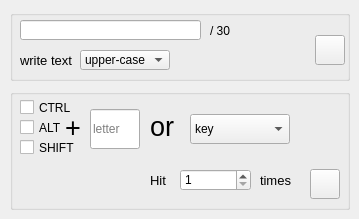
    <widget class="QWidget" name="tab_2">
     <attribute name="title">
      <string>Keyboard Control</string>
     </attribute>
     <widget class="QGroupBox" name="groupBox_5">
      <property name="geometry">
       <rect>
        <x>10</x>
        <y>10</y>
        <width>340</width>
        <height>71</height>
       </rect>
      </property>
      <property name="title">
       <string/>
      </property>
      <widget class="QPushButton" name="text">
       <property name="geometry">
        <rect>
         <x>305</x>
         <y>25</y>
         <width>30</width>
         <height>30</height>
        </rect>
       </property>
       <property name="toolTip">
        <string>&lt;html&gt;&lt;head/&gt;&lt;body&gt;&lt;p&gt;Add command&lt;/p&gt;&lt;/body&gt;&lt;/html&gt;</string>
       </property>
       <property name="text">
        <string/>
       </property>
       <property name="icon">
        <iconset resource="resources.qrc">
         <normaloff>:/resources/images/resources/images/plus.png</normaloff>:/resources/images/resources/images/plus.png</iconset>
       </property>
      </widget>
      <widget class="QLabel" name="label_14">
       <property name="geometry">
        <rect>
         <x>10</x>
         <y>40</y>
         <width>70</width>
         <height>20</height>
        </rect>
       </property>
       <property name="font">
        <font>
         <pointsize>10</pointsize>
        </font>
       </property>
       <property name="text">
        <string>write text</string>
       </property>
      </widget>
      <widget class="QComboBox" name="caseBox">
       <property name="geometry">
        <rect>
         <x>70</x>
         <y>40</y>
         <width>90</width>
         <height>20</height>
        </rect>
       </property>
       <property name="maxCount">
        <number>10</number>
       </property>
       <item>
        <property name="text">
         <string>upper-case</string>
        </property>
       </item>
       <item>
        <property name="text">
         <string>lower-case</string>
        </property>
       </item>
      </widget>
      <widget class="QLineEdit" name="plainTextEdit">
       <property name="geometry">
        <rect>
         <x>10</x>
         <y>10</y>
         <width>181</width>
         <height>20</height>
        </rect>
       </property>
       <property name="inputMask">
        <string/>
       </property>
       <property name="maxLength">
        <number>30</number>
       </property>
      </widget>
      <widget class="QLabel" name="count">
       <property name="geometry">
        <rect>
         <x>200</x>
         <y>10</y>
         <width>41</width>
         <height>21</height>
        </rect>
       </property>
       <property name="text">
        <string>/ 30</string>
       </property>
      </widget>
     </widget>
     <widget class="QGroupBox" name="groupBox_6">
      <property name="enabled">
       <bool>true</bool>
      </property>
      <property name="geometry">
       <rect>
        <x>10</x>
        <y>89</y>
        <width>340</width>
        <height>121</height>
       </rect>
      </property>
      <property name="title">
       <string/>
      </property>
      <widget class="QCheckBox" name="CTRLcheck">
       <property name="geometry">
        <rect>
         <x>10</x>
         <y>10</y>
         <width>70</width>
         <height>17</height>
        </rect>
       </property>
       <property name="text">
        <string>CTRL</string>
       </property>
      </widget>
      <widget class="QCheckBox" name="ALTcheck">
       <property name="geometry">
        <rect>
         <x>10</x>
         <y>30</y>
         <width>70</width>
         <height>17</height>
        </rect>
       </property>
       <property name="text">
        <string>ALT</string>
       </property>
      </widget>
      <widget class="QCheckBox" name="SHIFTcheck">
       <property name="geometry">
        <rect>
         <x>10</x>
         <y>50</y>
         <width>70</width>
         <height>17</height>
        </rect>
       </property>
       <property name="text">
        <string>SHIFT</string>
       </property>
      </widget>
      <widget class="QLabel" name="label_15">
       <property name="geometry">
        <rect>
         <x>55</x>
         <y>23</y>
         <width>30</width>
         <height>30</height>
        </rect>
       </property>
       <property name="font">
        <font>
         <pointsize>20</pointsize>
        </font>
       </property>
       <property name="text">
        <string>+</string>
       </property>
      </widget>
      <widget class="QLineEdit" name="letterBox">
       <property name="geometry">
        <rect>
         <x>80</x>
         <y>20</y>
         <width>50</width>
         <height>40</height>
        </rect>
       </property>
       <property name="text">
        <string/>
       </property>
       <property name="maxLength">
        <number>1</number>
       </property>
       <property name="placeholderText">
        <string>letter</string>
       </property>
      </widget>
      <widget class="QPushButton" name="shortcut">
       <property name="geometry">
        <rect>
         <x>300</x>
         <y>80</y>
         <width>30</width>
         <height>30</height>
        </rect>
       </property>
       <property name="toolTip">
        <string>&lt;html&gt;&lt;head/&gt;&lt;body&gt;&lt;p&gt;Add command&lt;/p&gt;&lt;/body&gt;&lt;/html&gt;</string>
       </property>
       <property name="text">
        <string/>
       </property>
       <property name="icon">
        <iconset resource="resources.qrc">
         <normaloff>:/resources/images/resources/images/plus.png</normaloff>:/resources/images/resources/images/plus.png</iconset>
       </property>
      </widget>
      <widget class="QLabel" name="label_17">
       <property name="geometry">
        <rect>
         <x>140</x>
         <y>25</y>
         <width>30</width>
         <height>25</height>
        </rect>
       </property>
       <property name="font">
        <font>
         <pointsize>20</pointsize>
        </font>
       </property>
       <property name="text">
        <string>or</string>
       </property>
      </widget>
      <widget class="QComboBox" name="keyBox">
       <property name="geometry">
        <rect>
         <x>180</x>
         <y>25</y>
         <width>100</width>
         <height>30</height>
        </rect>
       </property>
       <property name="currentText">
        <string>key</string>
       </property>
       <property name="maxVisibleItems">
        <number>20</number>
       </property>
       <property name="frame">
        <bool>true</bool>
       </property>
       <property name="modelColumn">
        <number>0</number>
       </property>
       <item>
        <property name="text">
         <string>key</string>
        </property>
       </item>
       <item>
        <property name="text">
         <string>Escape</string>
        </property>
       </item>
       <item>
        <property name="text">
         <string>F1</string>
        </property>
       </item>
       <item>
        <property name="text">
         <string>F2</string>
        </property>
       </item>
       <item>
        <property name="text">
         <string>F3</string>
        </property>
       </item>
       <item>
        <property name="text">
         <string>F4</string>
        </property>
       </item>
       <item>
        <property name="text">
         <string>F5</string>
        </property>
       </item>
       <item>
        <property name="text">
         <string>F6</string>
        </property>
       </item>
       <item>
        <property name="text">
         <string>F7</string>
        </property>
       </item>
       <item>
        <property name="text">
         <string>F8</string>
        </property>
       </item>
       <item>
        <property name="text">
         <string>F9</string>
        </property>
       </item>
       <item>
        <property name="text">
         <string>F10</string>
        </property>
       </item>
       <item>
        <property name="text">
         <string>F11</string>
        </property>
       </item>
       <item>
        <property name="text">
         <string>F12</string>
        </property>
       </item>
       <item>
        <property name="text">
         <string>Backspace</string>
        </property>
       </item>
       <item>
        <property name="text">
         <string>Tab</string>
        </property>
       </item>
       <item>
        <property name="text">
         <string>Return</string>
        </property>
       </item>
       <item>
        <property name="text">
         <string>Pause</string>
        </property>
       </item>
       <item>
        <property name="text">
         <string>Caps Lock</string>
        </property>
       </item>
       <item>
        <property name="text">
         <string>Space</string>
        </property>
       </item>
       <item>
        <property name="text">
         <string>Page Up</string>
        </property>
       </item>
       <item>
        <property name="text">
         <string>Page Down</string>
        </property>
       </item>
       <item>
        <property name="text">
         <string>End</string>
        </property>
       </item>
       <item>
        <property name="text">
         <string>Home</string>
        </property>
       </item>
       <item>
        <property name="text">
         <string>Insert</string>
        </property>
       </item>
       <item>
        <property name="text">
         <string>Delete</string>
        </property>
       </item>
       <item>
        <property name="text">
         <string>Arrow Up</string>
        </property>
       </item>
       <item>
        <property name="text">
         <string>Arrow Down</string>
        </property>
       </item>
       <item>
        <property name="text">
         <string>Arrow Left</string>
        </property>
       </item>
       <item>
        <property name="text">
         <string>Arrow Right</string>
        </property>
       </item>
       <item>
        <property name="text">
         <string>0</string>
        </property>
       </item>
       <item>
        <property name="text">
         <string>1</string>
        </property>
       </item>
       <item>
        <property name="text">
         <string>2</string>
        </property>
       </item>
       <item>
        <property name="text">
         <string>3</string>
        </property>
       </item>
       <item>
        <property name="text">
         <string>4</string>
        </property>
       </item>
       <item>
        <property name="text">
         <string>5</string>
        </property>
       </item>
       <item>
        <property name="text">
         <string>6</string>
        </property>
       </item>
       <item>
        <property name="text">
         <string>7</string>
        </property>
       </item>
       <item>
        <property name="text">
         <string>8</string>
        </property>
       </item>
       <item>
        <property name="text">
         <string>9</string>
        </property>
       </item>
       <item>
        <property name="text">
         <string>NUM Lock</string>
        </property>
       </item>
       <item>
        <property name="text">
         <string>Scroll Lock</string>
        </property>
       </item>
       <item>
        <property name="text">
         <string>Window</string>
        </property>
       </item>
       <item>
        <property name="text">
         <string>NUMPAD0</string>
        </property>
       </item>
       <item>
        <property name="text">
         <string>NUMPAD1</string>
        </property>
       </item>
       <item>
        <property name="text">
         <string>NUMPAD2</string>
        </property>
       </item>
       <item>
        <property name="text">
         <string>NUMPAD3</string>
        </property>
       </item>
       <item>
        <property name="text">
         <string>NUMPAD4</string>
        </property>
       </item>
       <item>
        <property name="text">
         <string>NUMPAD5</string>
        </property>
       </item>
       <item>
        <property name="text">
         <string>NUMPAD6</string>
        </property>
       </item>
       <item>
        <property name="text">
         <string>NUMPAD7</string>
        </property>
       </item>
       <item>
        <property name="text">
         <string>NUMPAD8</string>
        </property>
       </item>
       <item>
        <property name="text">
         <string>NUMPAD9</string>
        </property>
       </item>
      </widget>
      <widget class="QLabel" name="label_13">
       <property name="geometry">
        <rect>
         <x>250</x>
         <y>80</y>
         <width>31</width>
         <height>22</height>
        </rect>
       </property>
       <property name="font">
        <font>
         <pointsize>10</pointsize>
        </font>
       </property>
       <property name="text">
        <string>times</string>
       </property>
      </widget>
      <widget class="QSpinBox" name="amount">
       <property name="geometry">
        <rect>
         <x>170</x>
         <y>80</y>
         <width>71</width>
         <height>22</height>
        </rect>
       </property>
       <property name="minimum">
        <number>1</number>
       </property>
       <property name="maximum">
        <number>2000</number>
       </property>
      </widget>
      <widget class="QLabel" name="label_23">
       <property name="geometry">
        <rect>
         <x>140</x>
         <y>80</y>
         <width>21</width>
         <height>22</height>
        </rect>
       </property>
       <property name="font">
        <font>
         <pointsize>10</pointsize>
        </font>
       </property>
       <property name="text">
        <string>Hit</string>
       </property>
      </widget>
     </widget>
    </widget>
